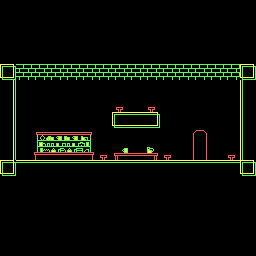

A level layout from a 2D game, rendered from its tile map. Below: a short description, then the map file with its tile-grid data intact:
An orthogonal 16x16 tile map with 16x16 px tiles, 1 tile layer (Tile Layer 1).

<map version="1.2" tiledversion="1.3.4" orientation="orthogonal" renderorder="right-down" width="16" height="16" tilewidth="16" tileheight="16" infinite="0" backgroundcolor="#000000" nextlayerid="2" nextobjectid="1">
 <tileset firstgid="1" source="tileset.tsx" />
 <layer id="1" name="Tile Layer 1" width="16" height="16">
  <data encoding="csv">
0,0,0,0,0,0,0,0,0,0,0,0,0,0,0,0,
0,0,0,0,0,0,0,0,0,0,0,0,0,0,0,0,
0,0,0,0,0,0,0,0,0,0,0,0,0,0,0,0,
0,0,0,0,0,0,0,0,0,0,0,0,0,0,0,0,
236,225,225,225,225,225,225,225,225,225,225,225,225,225,225,236,
171,0,0,0,0,0,0,0,0,0,0,0,0,0,0,169,
171,0,0,0,0,0,0,581,0,581,0,0,0,0,0,169,
171,0,0,0,0,0,0,233,234,235,0,0,0,0,0,169,
171,0,578,579,579,580,0,0,0,0,0,0,577,0,0,169,
171,0,610,611,611,612,581,644,645,646,581,0,609,0,581,169,
236,138,138,138,138,138,138,138,138,138,138,138,138,138,138,236,
0,0,0,0,0,0,0,0,0,0,0,0,0,0,0,0,
0,0,0,0,0,0,0,0,0,0,0,0,0,0,0,0,
0,0,0,0,0,0,0,0,0,0,0,0,0,0,0,0,
0,0,0,0,0,0,0,0,0,0,0,0,0,0,0,0,
0,0,0,0,0,0,0,0,0,0,0,0,0,0,0,0
</data>
 </layer>
</map>
